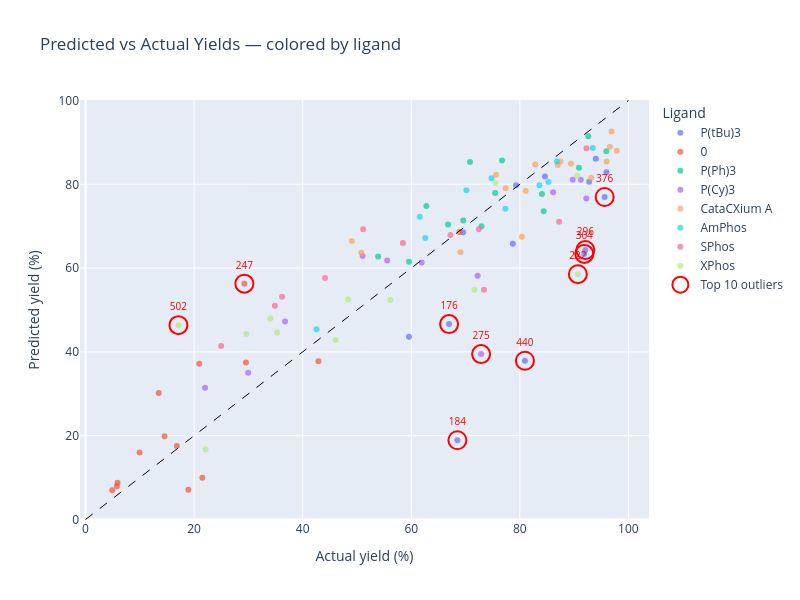

Notebook code for this chart:
### Code cell
results_check['original_index'] = results_check.index
outlier_indices = outliers.index

fig = px.scatter(
    results_check,
    x='y_true',
    y='y_pred',
    color='ligand',                  # <-- color by ligand
    hover_data={
        'original_index': True,
        'residual': ':.2f',
        'ligand': True,
        'aryl halide': True,
        'boron species': True,
        'time': True,
        'temperautre': True,
        'cat loading': True,
    },
    title='Predicted vs Actual Yields — colored by ligand',
    opacity=0.7,
)

# Add dashed perfect-prediction line
fig.add_shape(
    type='line', x0=0, y0=0, x1=100, y1=100,
    line=dict(color='black', dash='dash', width=1)
)

# Overlay outlier ring markers
outlier_data = results_check.loc[outlier_indices]
fig.add_trace(go.Scatter(
    x=outlier_data['y_true'],
    y=outlier_data['y_pred'],
    mode='markers+text',
    marker=dict(size=18, color='rgba(0,0,0,0)', line=dict(color='red', width=2)),
    text=outlier_data.index.astype(str),
    textposition='top center',
    textfont=dict(size=10, color='red'),
    name='Top 10 outliers',
    hoverinfo='skip',               # avoids double tooltip
))

fig.update_layout(
    xaxis_title='Actual yield (%)',
    yaxis_title='Predicted yield (%)',
    legend_title='Ligand',
    width=800, height=600,
)
fig.show()

### Figure 1 — Plotly figure (JSON) as saved in the notebook; plotly's stock layout.template omitted (floating-point values rounded to 4 significant figures)
{"data": [{"customdata": [[304, 28.49, "P(tBu)3", "6-bromoquinoline", "[5-methyl-1-(tetrahydro-2H-pyran-2-yl)-1H-indazol-4-yl]boronic ester", 60, 100, 6.25], [352, 2.779, "P(tBu)3", "6-bromoquinoline", "[5-methyl-1-(tetrahydro-2H-pyran-2-yl)-1H-indazol-4-yl]boronic ester", 60, 100, 6.25], [184, 49.58, "P(tBu)3", "6-bromoquinoline", "[5-methyl-1-(tetrahydro-2H-pyran-2-yl)-1H-indazol-4-yl]boronic acid", 60, 100, 6.25], [208, 0.9842, "P(tBu)3", "6-bromoquinoline", "[5-methyl-1-(tetrahydro-2H-pyran-2-yl)-1H-indazol-4-yl]boronic acid", 60, 100, 6.25], [72, 7.878, "P(tBu)3", "6-bromoquinoline", "[5-methyl-1-(tetrahydro-2H-pyran-2-yl)-1H-indazol-4-yl]boronic acid", 60, 100, 6.25], [424, 12.9, "P(tBu)3", "6-bromoquinoline", "[5-methyl-1-(tetrahydro-2H-pyran-2-yl)-1H-indazol-4-yl]boronic ester", 60, 100, 6.25], [0, -0.4927, "P(tBu)3", "6-bromoquinoline", "[5-methyl-1-(tetrahydro-2H-pyran-2-yl)-1H-indazol-4-yl]boronic acid", 60, 100, 6.25], [104, 12.15, "P(tBu)3", "6-bromoquinoline", "[5-methyl-1-(tetrahydro-2H-pyran-2-yl)-1H-indazol-4-yl]boronic acid", 60, 100, 6.25], [296, 27.75, "P(tBu)3", "6-bromoquinoline", "[5-methyl-1-(tetrahydro-2H-pyran-2-yl)-1H-indazol-4-yl]boronic ester", 60, 100, 6.25], [440, 43.05, "P(tBu)3", "6-bromoquinoline", "[5-methyl-1-(tetrahydro-2H-pyran-2-yl)-1H-indazol-4-yl]boronic ester", 60, 100, 6.25], [176, 20.34, "P(tBu)3", "6-bromoquinoline", "[5-methyl-1-(tetrahydro-2H-pyran-2-yl)-1H-indazol-4-yl]boronic acid", 60, 100, 6.25], [360, 13.06, "P(tBu)3", "6-bromoquinoline", "[5-methyl-1-(tetrahydro-2H-pyran-2-yl)-1H-indazol-4-yl]boronic ester", 60, 100, 6.25], [376, 18.65, "P(tBu)3", "6-bromoquinoline", "[5-methyl-1-(tetrahydro-2H-pyran-2-yl)-1H-indazol-4-yl]boronic ester", 60, 100, 6.25], [448, 15.97, "P(tBu)3", "6-bromoquinoline", "[5-methyl-1-(tetrahydro-2H-pyran-2-yl)-1H-indazol-4-yl]boronic ester", 60, 100, 6.25]], "hovertemplate": "ligand=%{customdata[2]}<br>y_true=%{x}<br>y_pred=%{y}<br>original_index=%{customdata[0]}<br>residual=%{customdata[1]:.2f}<br>aryl halide=%{customdata[3]}<br>boron species=%{customdata[4]}<br>time=%{customdata[5]}<br>temperautre=%{customdata[6]}<br>cat loading=%{customdata[7]}<extra></extra>", "legendgroup": "P(tBu)3", "marker": {"color": "#636efa", "opacity": 0.7, "symbol": "circle"}, "mode": "markers", "name": "P(tBu)3", "orientation": "v", "showlegend": true, "type": "scatter", "x": [91.87, 84.63, 68.5, 69.56, 93.99, 78.71, 79.31, 92.77, 92.06, 80.94, 66.97, 95.96, 95.63, 59.59], "xaxis": "x", "y": [63.38, 81.85, 18.92, 68.57, 86.11, 65.81, 79.8, 80.62, 64.32, 37.89, 46.63, 82.9, 76.98, 43.62], "yaxis": "y"}, {"customdata": [[495, -7.882, 0, "6-bromoquinoline", "[5-methyl-1-(tetrahydro-2H-pyran-2-yl)-1H-indazol-4-yl]boronic ester", 60, 100, 6.25], [439, -2.193, 0, "6-bromoquinoline", "[5-methyl-1-(tetrahydro-2H-pyran-2-yl)-1H-indazol-4-yl]boronic ester", 60, 100, 6.25], [247, -27.03, 0, "6-bromoquinoline", "[5-methyl-1-(tetrahydro-2H-pyran-2-yl)-1H-indazol-4-yl]boronic acid", 60, 100, 6.25], [423, 11.83, 0, "6-bromoquinoline", "[5-methyl-1-(tetrahydro-2H-pyran-2-yl)-1H-indazol-4-yl]boronic ester", 60, 100, 6.25], [55, -0.7391, 0, "6-bromoquinoline", "[5-methyl-1-(tetrahydro-2H-pyran-2-yl)-1H-indazol-4-yl]boronic acid", 60, 100, 6.25], [63, -5.315, 0, "6-bromoquinoline", "[5-methyl-1-(tetrahydro-2H-pyran-2-yl)-1H-indazol-4-yl]boronic acid", 60, 100, 6.25], [455, 5.145, 0, "6-bromoquinoline", "[5-methyl-1-(tetrahydro-2H-pyran-2-yl)-1H-indazol-4-yl]boronic ester", 60, 100, 6.25], [287, -6.041, 0, "6-bromoquinoline", "[5-methyl-1-(tetrahydro-2H-pyran-2-yl)-1H-indazol-4-yl]boronic ester", 60, 100, 6.25], [79, -2.866, 0, "6-bromoquinoline", "[5-methyl-1-(tetrahydro-2H-pyran-2-yl)-1H-indazol-4-yl]boronic acid", 60, 100, 6.25], [431, -2.057, 0, "6-bromoquinoline", "[5-methyl-1-(tetrahydro-2H-pyran-2-yl)-1H-indazol-4-yl]boronic ester", 60, 100, 6.25], [231, 0.2986, 0, "6-bromoquinoline", "[5-methyl-1-(tetrahydro-2H-pyran-2-yl)-1H-indazol-4-yl]boronic acid", 60, 100, 6.25], [39, -16.25, 0, "6-bromoquinoline", "[5-methyl-1-(tetrahydro-2H-pyran-2-yl)-1H-indazol-4-yl]boronic acid", 60, 100, 6.25], [167, 11.58, 0, "6-bromoquinoline", "[5-methyl-1-(tetrahydro-2H-pyran-2-yl)-1H-indazol-4-yl]boronic acid", 60, 100, 6.25], [503, -16.73, 0, "6-bromoquinoline", "[5-methyl-1-(tetrahydro-2H-pyran-2-yl)-1H-indazol-4-yl]boronic ester", 60, 100, 6.25]], "hovertemplate": "ligand=%{customdata[2]}<br>y_true=%{x}<br>y_pred=%{y}<br>original_index=%{customdata[0]}<br>residual=%{customdata[1]:.2f}<br>aryl halide=%{customdata[3]}<br>boron species=%{customdata[4]}<br>time=%{customdata[5]}<br>temperautre=%{customdata[6]}<br>cat loading=%{customdata[7]}<extra></extra>", "legendgroup": "0", "marker": {"color": "#EF553B", "opacity": 0.7, "symbol": "circle"}, "mode": "markers", "name": "0", "orientation": "v", "showlegend": true, "type": "scatter", "x": [29.56, 5.772, 29.26, 18.94, 16.82, 14.56, 42.9, 9.962, 5.903, 4.911, 68.89, 20.94, 21.52, 13.47], "xaxis": "x", "y": [37.44, 7.965, 56.29, 7.114, 17.56, 19.88, 37.75, 16.0, 8.769, 6.968, 68.6, 37.2, 9.945, 30.2], "yaxis": "y"}, {"customdata": [[153, 2.954, "P(Ph)3", "6-bromoquinoline", "[5-methyl-1-(tetrahydro-2H-pyran-2-yl)-1H-indazol-4-yl]boronic acid", 60, 100, 6.25], [497, -8.89, "P(Ph)3", "6-bromoquinoline", "[5-methyl-1-(tetrahydro-2H-pyran-2-yl)-1H-indazol-4-yl]boronic ester", 60, 100, 6.25], [361, 6.381, "P(Ph)3", "6-bromoquinoline", "[5-methyl-1-(tetrahydro-2H-pyran-2-yl)-1H-indazol-4-yl]boronic ester", 60, 100, 6.25], [289, -14.5, "P(Ph)3", "6-bromoquinoline", "[5-methyl-1-(tetrahydro-2H-pyran-2-yl)-1H-indazol-4-yl]boronic ester", 60, 100, 6.25], [209, -2.446, "P(Ph)3", "6-bromoquinoline", "[5-methyl-1-(tetrahydro-2H-pyran-2-yl)-1H-indazol-4-yl]boronic acid", 60, 100, 6.25], [281, -1.923, "P(Ph)3", "6-bromoquinoline", "[5-methyl-1-(tetrahydro-2H-pyran-2-yl)-1H-indazol-4-yl]boronic ester", 60, 100, 6.25], [9, 6.953, "P(Ph)3", "6-bromoquinoline", "[5-methyl-1-(tetrahydro-2H-pyran-2-yl)-1H-indazol-4-yl]boronic acid", 60, 100, 6.25], [225, 1.112, "P(Ph)3", "6-bromoquinoline", "[5-methyl-1-(tetrahydro-2H-pyran-2-yl)-1H-indazol-4-yl]boronic acid", 60, 100, 6.25], [73, 8.041, "P(Ph)3", "6-bromoquinoline", "[5-methyl-1-(tetrahydro-2H-pyran-2-yl)-1H-indazol-4-yl]boronic acid", 60, 100, 6.25], [177, -1.761, "P(Ph)3", "6-bromoquinoline", "[5-methyl-1-(tetrahydro-2H-pyran-2-yl)-1H-indazol-4-yl]boronic acid", 60, 100, 6.25], [473, -3.619, "P(Ph)3", "6-bromoquinoline", "[5-methyl-1-(tetrahydro-2H-pyran-2-yl)-1H-indazol-4-yl]boronic ester", 60, 100, 6.25], [137, 10.8, "P(Ph)3", "6-bromoquinoline", "[5-methyl-1-(tetrahydro-2H-pyran-2-yl)-1H-indazol-4-yl]boronic acid", 60, 100, 6.25], [249, -12.07, "P(Ph)3", "6-bromoquinoline", "[5-methyl-1-(tetrahydro-2H-pyran-2-yl)-1H-indazol-4-yl]boronic acid", 60, 100, 6.25], [33, -8.948, "P(Ph)3", "6-bromoquinoline", "[5-methyl-1-(tetrahydro-2H-pyran-2-yl)-1H-indazol-4-yl]boronic acid", 60, 100, 6.25]], "hovertemplate": "ligand=%{customdata[2]}<br>y_true=%{x}<br>y_pred=%{y}<br>original_index=%{customdata[0]}<br>residual=%{customdata[1]:.2f}<br>aryl halide=%{customdata[3]}<br>boron species=%{customdata[4]}<br>time=%{customdata[5]}<br>temperautre=%{customdata[6]}<br>cat loading=%{customdata[7]}<extra></extra>", "legendgroup": "P(Ph)3", "marker": {"color": "#00cc96", "opacity": 0.7, "symbol": "circle"}, "mode": "markers", "name": "P(Ph)3", "orientation": "v", "showlegend": true, "type": "scatter", "x": [72.94, 53.9, 84.07, 70.82, 75.46, 59.59, 90.89, 92.61, 95.93, 69.58, 66.78, 84.39, 62.78, 76.72], "xaxis": "x", "y": [69.99, 62.79, 77.69, 85.31, 77.9, 61.51, 83.93, 91.5, 87.89, 71.34, 70.4, 73.59, 74.85, 85.67], "yaxis": "y"}, {"customdata": [[131, -6.276, "P(Cy)3", "6-bromoquinoline", "[5-methyl-1-(tetrahydro-2H-pyran-2-yl)-1H-indazol-4-yl]boronic acid", 60, 100, 6.25], [195, 10.18, "P(Cy)3", "6-bromoquinoline", "[5-methyl-1-(tetrahydro-2H-pyran-2-yl)-1H-indazol-4-yl]boronic acid", 60, 100, 6.25], [323, 14.03, "P(Cy)3", "6-bromoquinoline", "[5-methyl-1-(tetrahydro-2H-pyran-2-yl)-1H-indazol-4-yl]boronic ester", 60, 100, 6.25], [331, -11.81, "P(Cy)3", "6-bromoquinoline", "[5-methyl-1-(tetrahydro-2H-pyran-2-yl)-1H-indazol-4-yl]boronic ester", 60, 100, 6.25], [155, -5.045, "P(Cy)3", "6-bromoquinoline", "[5-methyl-1-(tetrahydro-2H-pyran-2-yl)-1H-indazol-4-yl]boronic acid", 60, 100, 6.25], [403, -10.48, "P(Cy)3", "6-bromoquinoline", "[5-methyl-1-(tetrahydro-2H-pyran-2-yl)-1H-indazol-4-yl]boronic ester", 60, 100, 6.25], [451, 0.576, "P(Cy)3", "6-bromoquinoline", "[5-methyl-1-(tetrahydro-2H-pyran-2-yl)-1H-indazol-4-yl]boronic ester", 60, 100, 6.25], [227, 8.683, "P(Cy)3", "6-bromoquinoline", "[5-methyl-1-(tetrahydro-2H-pyran-2-yl)-1H-indazol-4-yl]boronic acid", 60, 100, 6.25], [11, 8.012, "P(Cy)3", "6-bromoquinoline", "[5-methyl-1-(tetrahydro-2H-pyran-2-yl)-1H-indazol-4-yl]boronic acid", 60, 100, 6.25], [203, 15.61, "P(Cy)3", "6-bromoquinoline", "[5-methyl-1-(tetrahydro-2H-pyran-2-yl)-1H-indazol-4-yl]boronic acid", 60, 100, 6.25], [275, 33.39, "P(Cy)3", "6-bromoquinoline", "[5-methyl-1-(tetrahydro-2H-pyran-2-yl)-1H-indazol-4-yl]boronic ester", 60, 100, 6.25], [507, -9.425, "P(Cy)3", "6-bromoquinoline", "[5-methyl-1-(tetrahydro-2H-pyran-2-yl)-1H-indazol-4-yl]boronic ester", 60, 100, 6.25]], "hovertemplate": "ligand=%{customdata[2]}<br>y_true=%{x}<br>y_pred=%{y}<br>original_index=%{customdata[0]}<br>residual=%{customdata[1]:.2f}<br>aryl halide=%{customdata[3]}<br>boron species=%{customdata[4]}<br>time=%{customdata[5]}<br>temperautre=%{customdata[6]}<br>cat loading=%{customdata[7]}<extra></extra>", "legendgroup": "P(Cy)3", "marker": {"color": "#ab63fa", "opacity": 0.7, "symbol": "circle"}, "mode": "markers", "name": "P(Cy)3", "orientation": "v", "showlegend": true, "type": "scatter", "x": [55.56, 91.24, 72.23, 51.05, 29.96, 36.75, 61.92, 89.74, 86.13, 92.24, 72.87, 22.01], "xaxis": "x", "y": [61.84, 81.06, 58.2, 62.86, 35.01, 47.23, 61.34, 81.06, 78.12, 76.64, 39.47, 31.44], "yaxis": "y"}, {"customdata": [[204, 2.359, "CataCXium A", "6-bromoquinoline", "[5-methyl-1-(tetrahydro-2H-pyran-2-yl)-1H-indazol-4-yl]boronic acid", 60, 100, 6.25], [84, -6.648, "CataCXium A", "6-bromoquinoline", "[5-methyl-1-(tetrahydro-2H-pyran-2-yl)-1H-indazol-4-yl]boronic acid", 60, 100, 6.25], [324, 10.53, "CataCXium A", "6-bromoquinoline", "[5-methyl-1-(tetrahydro-2H-pyran-2-yl)-1H-indazol-4-yl]boronic ester", 60, 100, 6.25], [124, 9.834, "CataCXium A", "6-bromoquinoline", "[5-methyl-1-(tetrahydro-2H-pyran-2-yl)-1H-indazol-4-yl]boronic acid", 60, 100, 6.25], [76, 4.269, "CataCXium A", "6-bromoquinoline", "[5-methyl-1-(tetrahydro-2H-pyran-2-yl)-1H-indazol-4-yl]boronic acid", 60, 100, 6.25], [380, 11.57, "CataCXium A", "6-bromoquinoline", "[5-methyl-1-(tetrahydro-2H-pyran-2-yl)-1H-indazol-4-yl]boronic ester", 60, 100, 6.25], [244, -1.903, "CataCXium A", "6-bromoquinoline", "[5-methyl-1-(tetrahydro-2H-pyran-2-yl)-1H-indazol-4-yl]boronic acid", 60, 100, 6.25], [140, -12.9, "CataCXium A", "6-bromoquinoline", "[5-methyl-1-(tetrahydro-2H-pyran-2-yl)-1H-indazol-4-yl]boronic acid", 60, 100, 6.25], [484, 5.255, "CataCXium A", "6-bromoquinoline", "[5-methyl-1-(tetrahydro-2H-pyran-2-yl)-1H-indazol-4-yl]boronic ester", 60, 100, 6.25], [68, 7.642, "CataCXium A", "6-bromoquinoline", "[5-methyl-1-(tetrahydro-2H-pyran-2-yl)-1H-indazol-4-yl]boronic acid", 60, 100, 6.25], [172, -1.653, "CataCXium A", "6-bromoquinoline", "[5-methyl-1-(tetrahydro-2H-pyran-2-yl)-1H-indazol-4-yl]boronic acid", 60, 100, 6.25], [132, 2.666, "CataCXium A", "6-bromoquinoline", "[5-methyl-1-(tetrahydro-2H-pyran-2-yl)-1H-indazol-4-yl]boronic acid", 60, 100, 6.25], [356, 2.034, "CataCXium A", "6-bromoquinoline", "[5-methyl-1-(tetrahydro-2H-pyran-2-yl)-1H-indazol-4-yl]boronic ester", 60, 100, 6.25], [148, 12.9, "CataCXium A", "6-bromoquinoline", "[5-methyl-1-(tetrahydro-2H-pyran-2-yl)-1H-indazol-4-yl]boronic acid", 60, 100, 6.25], [220, 4.54, "CataCXium A", "6-bromoquinoline", "[5-methyl-1-(tetrahydro-2H-pyran-2-yl)-1H-indazol-4-yl]boronic acid", 60, 100, 6.25], [396, -17.4, "CataCXium A", "6-bromoquinoline", "[5-methyl-1-(tetrahydro-2H-pyran-2-yl)-1H-indazol-4-yl]boronic ester", 60, 100, 6.25]], "hovertemplate": "ligand=%{customdata[2]}<br>y_true=%{x}<br>y_pred=%{y}<br>original_index=%{customdata[0]}<br>residual=%{customdata[1]:.2f}<br>aryl halide=%{customdata[3]}<br>boron species=%{customdata[4]}<br>time=%{customdata[5]}<br>temperautre=%{customdata[6]}<br>cat loading=%{customdata[7]}<extra></extra>", "legendgroup": "CataCXium A", "marker": {"color": "#FFA15A", "opacity": 0.7, "symbol": "circle"}, "mode": "markers", "name": "CataCXium A", "orientation": "v", "showlegend": true, "type": "scatter", "x": [86.98, 75.62, 95.99, 97.86, 96.89, 93.15, 82.84, 50.79, 69.05, 96.57, 77.38, 81.09, 87.49, 80.36, 89.42, 49.06], "xaxis": "x", "y": [84.62, 82.27, 85.46, 88.03, 92.62, 81.58, 84.74, 63.69, 63.79, 88.93, 79.03, 78.42, 85.46, 67.47, 84.88, 66.46], "yaxis": "y"}, {"customdata": [[506, -2.839, "AmPhos", "6-bromoquinoline", "[5-methyl-1-(tetrahydro-2H-pyran-2-yl)-1H-indazol-4-yl]boronic ester", 60, 100, 6.25], [10, 4.782, "AmPhos", "6-bromoquinoline", "[5-methyl-1-(tetrahydro-2H-pyran-2-yl)-1H-indazol-4-yl]boronic acid", 60, 100, 6.25], [250, -10.68, "AmPhos", "6-bromoquinoline", "[5-methyl-1-(tetrahydro-2H-pyran-2-yl)-1H-indazol-4-yl]boronic acid", 60, 100, 6.25], [298, 4.714, "AmPhos", "6-bromoquinoline", "[5-methyl-1-(tetrahydro-2H-pyran-2-yl)-1H-indazol-4-yl]boronic ester", 60, 100, 6.25], [90, -8.446, "AmPhos", "6-bromoquinoline", "[5-methyl-1-(tetrahydro-2H-pyran-2-yl)-1H-indazol-4-yl]boronic acid", 60, 100, 6.25], [482, -4.565, "AmPhos", "6-bromoquinoline", "[5-methyl-1-(tetrahydro-2H-pyran-2-yl)-1H-indazol-4-yl]boronic ester", 60, 100, 6.25], [2, 1.305, "AmPhos", "6-bromoquinoline", "[5-methyl-1-(tetrahydro-2H-pyran-2-yl)-1H-indazol-4-yl]boronic acid", 60, 100, 6.25], [194, 3.199, "AmPhos", "6-bromoquinoline", "[5-methyl-1-(tetrahydro-2H-pyran-2-yl)-1H-indazol-4-yl]boronic acid", 60, 100, 6.25], [82, -6.632, "AmPhos", "6-bromoquinoline", "[5-methyl-1-(tetrahydro-2H-pyran-2-yl)-1H-indazol-4-yl]boronic acid", 60, 100, 6.25], [18, 3.825, "AmPhos", "6-bromoquinoline", "[5-methyl-1-(tetrahydro-2H-pyran-2-yl)-1H-indazol-4-yl]boronic acid", 60, 100, 6.25]], "hovertemplate": "ligand=%{customdata[2]}<br>y_true=%{x}<br>y_pred=%{y}<br>original_index=%{customdata[0]}<br>residual=%{customdata[1]:.2f}<br>aryl halide=%{customdata[3]}<br>boron species=%{customdata[4]}<br>time=%{customdata[5]}<br>temperautre=%{customdata[6]}<br>cat loading=%{customdata[7]}<extra></extra>", "legendgroup": "AmPhos", "marker": {"color": "#19d3f3", "opacity": 0.7, "symbol": "circle"}, "mode": "markers", "name": "AmPhos", "orientation": "v", "showlegend": true, "type": "scatter", "x": [42.55, 93.44, 61.57, 85.26, 70.16, 62.59, 86.82, 77.34, 74.79, 83.6], "xaxis": "x", "y": [45.39, 88.66, 72.25, 80.55, 78.6, 67.16, 85.52, 74.14, 81.42, 79.77], "yaxis": "y"}, {"customdata": [[325, 16.18, "SPhos", "6-bromoquinoline", "[5-methyl-1-(tetrahydro-2H-pyran-2-yl)-1H-indazol-4-yl]boronic ester", 60, 100, 6.25], [77, -0.7176, "SPhos", "6-bromoquinoline", "[5-methyl-1-(tetrahydro-2H-pyran-2-yl)-1H-indazol-4-yl]boronic acid", 60, 100, 6.25], [501, -16.44, "SPhos", "6-bromoquinoline", "[5-methyl-1-(tetrahydro-2H-pyran-2-yl)-1H-indazol-4-yl]boronic ester", 60, 100, 6.25], [317, -7.506, "SPhos", "6-bromoquinoline", "[5-methyl-1-(tetrahydro-2H-pyran-2-yl)-1H-indazol-4-yl]boronic ester", 60, 100, 6.25], [341, -13.49, "SPhos", "6-bromoquinoline", "[5-methyl-1-(tetrahydro-2H-pyran-2-yl)-1H-indazol-4-yl]boronic ester", 60, 100, 6.25], [237, 3.646, "SPhos", "6-bromoquinoline", "[5-methyl-1-(tetrahydro-2H-pyran-2-yl)-1H-indazol-4-yl]boronic acid", 60, 100, 6.25], [101, -18.13, "SPhos", "6-bromoquinoline", "[5-methyl-1-(tetrahydro-2H-pyran-2-yl)-1H-indazol-4-yl]boronic acid", 60, 100, 6.25], [277, 18.59, "SPhos", "6-bromoquinoline", "[5-methyl-1-(tetrahydro-2H-pyran-2-yl)-1H-indazol-4-yl]boronic ester", 60, 100, 6.25], [93, -16.15, "SPhos", "6-bromoquinoline", "[5-methyl-1-(tetrahydro-2H-pyran-2-yl)-1H-indazol-4-yl]boronic acid", 60, 100, 6.25], [69, 3.163, "SPhos", "6-bromoquinoline", "[5-methyl-1-(tetrahydro-2H-pyran-2-yl)-1H-indazol-4-yl]boronic acid", 60, 100, 6.25], [253, -16.96, "SPhos", "6-bromoquinoline", "[5-methyl-1-(tetrahydro-2H-pyran-2-yl)-1H-indazol-4-yl]boronic acid", 60, 100, 6.25]], "hovertemplate": "ligand=%{customdata[2]}<br>y_true=%{x}<br>y_pred=%{y}<br>original_index=%{customdata[0]}<br>residual=%{customdata[1]:.2f}<br>aryl halide=%{customdata[3]}<br>boron species=%{customdata[4]}<br>time=%{customdata[5]}<br>temperautre=%{customdata[6]}<br>cat loading=%{customdata[7]}<extra></extra>", "legendgroup": "SPhos", "marker": {"color": "#FF6692", "opacity": 0.7, "symbol": "circle"}, "mode": "markers", "name": "SPhos", "orientation": "v", "showlegend": true, "type": "scatter", "x": [87.24, 67.2, 24.98, 58.46, 44.12, 92.27, 51.15, 73.4, 34.88, 72.44, 36.2], "xaxis": "x", "y": [71.06, 67.92, 41.42, 65.97, 57.62, 88.63, 69.28, 54.81, 51.03, 69.28, 53.16], "yaxis": "y"}, {"customdata": [[78, -4.159, "XPhos", "6-bromoquinoline", "[5-methyl-1-(tetrahydro-2H-pyran-2-yl)-1H-indazol-4-yl]boronic acid", 60, 100, 6.25], [30, -13.93, "XPhos", "6-bromoquinoline", "[5-methyl-1-(tetrahydro-2H-pyran-2-yl)-1H-indazol-4-yl]boronic acid", 60, 100, 6.25], [222, 32.15, "XPhos", "6-bromoquinoline", "[5-methyl-1-(tetrahydro-2H-pyran-2-yl)-1H-indazol-4-yl]boronic acid", 60, 100, 6.25], [342, -9.384, "XPhos", "6-bromoquinoline", "[5-methyl-1-(tetrahydro-2H-pyran-2-yl)-1H-indazol-4-yl]boronic ester", 60, 100, 6.25], [398, 5.442, "XPhos", "6-bromoquinoline", "[5-methyl-1-(tetrahydro-2H-pyran-2-yl)-1H-indazol-4-yl]boronic ester", 60, 100, 6.25], [238, 8.567, "XPhos", "6-bromoquinoline", "[5-methyl-1-(tetrahydro-2H-pyran-2-yl)-1H-indazol-4-yl]boronic acid", 60, 100, 6.25], [70, 16.82, "XPhos", "6-bromoquinoline", "[5-methyl-1-(tetrahydro-2H-pyran-2-yl)-1H-indazol-4-yl]boronic acid", 60, 100, 6.25], [318, 3.725, "XPhos", "6-bromoquinoline", "[5-methyl-1-(tetrahydro-2H-pyran-2-yl)-1H-indazol-4-yl]boronic ester", 60, 100, 6.25], [22, 3.229, "XPhos", "6-bromoquinoline", "[5-methyl-1-(tetrahydro-2H-pyran-2-yl)-1H-indazol-4-yl]boronic acid", 60, 100, 6.25], [502, -29.27, "XPhos", "6-bromoquinoline", "[5-methyl-1-(tetrahydro-2H-pyran-2-yl)-1H-indazol-4-yl]boronic ester", 60, 100, 6.25], [462, -14.63, "XPhos", "6-bromoquinoline", "[5-methyl-1-(tetrahydro-2H-pyran-2-yl)-1H-indazol-4-yl]boronic ester", 60, 100, 6.25], [46, -4.777, "XPhos", "6-bromoquinoline", "[5-methyl-1-(tetrahydro-2H-pyran-2-yl)-1H-indazol-4-yl]boronic acid", 60, 100, 6.25]], "hovertemplate": "ligand=%{customdata[2]}<br>y_true=%{x}<br>y_pred=%{y}<br>original_index=%{customdata[0]}<br>residual=%{customdata[1]:.2f}<br>aryl halide=%{customdata[3]}<br>boron species=%{customdata[4]}<br>time=%{customdata[5]}<br>temperautre=%{customdata[6]}<br>cat loading=%{customdata[7]}<extra></extra>", "legendgroup": "XPhos", "marker": {"color": "#B6E880", "opacity": 0.7, "symbol": "circle"}, "mode": "markers", "name": "XPhos", "orientation": "v", "showlegend": true, "type": "scatter", "x": [48.37, 34.03, 90.69, 35.27, 22.13, 90.62, 71.64, 56.14, 46.08, 17.11, 29.62, 75.54], "xaxis": "x", "y": [52.53, 47.97, 58.54, 44.66, 16.69, 82.05, 54.82, 52.41, 42.85, 46.38, 44.25, 80.31], "yaxis": "y"}, {"hoverinfo": "skip", "marker": {"color": "rgba(0,0,0,0)", "line": {"color": "red", "width": 2}, "size": 18}, "mode": "markers+text", "name": "Top 10 outliers", "text": ["184", "440", "275", "222", "502", "304", "296", "247", "176", "376"], "textfont": {"color": "red", "size": 10}, "textposition": "top center", "type": "scatter", "x": [68.5, 80.94, 72.87, 90.69, 17.11, 91.87, 92.06, 29.26, 66.97, 95.63], "y": [18.92, 37.89, 39.47, 58.54, 46.38, 63.38, 64.32, 56.29, 46.63, 76.98]}], "layout": {"height": 600, "legend": {"title": {"text": "Ligand"}, "tracegroupgap": 0}, "shapes": [{"line": {"color": "black", "dash": "dash", "width": 1}, "type": "line", "x0": 0, "x1": 100, "y0": 0, "y1": 100}], "title": {"text": "Predicted vs Actual Yields — colored by ligand"}, "width": 800, "xaxis": {"anchor": "y", "domain": [0, 1], "title": {"text": "Actual yield (%)"}}, "yaxis": {"anchor": "x", "domain": [0, 1], "title": {"text": "Predicted yield (%)"}}}}
